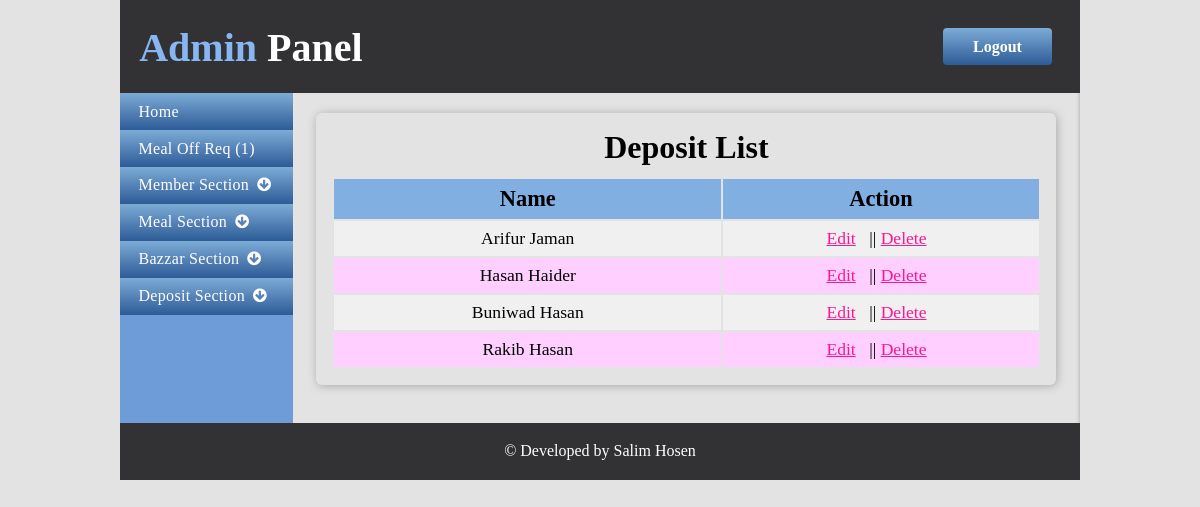
The app's page /admin/memberList.php (signed in) with its own data.
### tables this page shows
CREATE TABLE `tbl_members` (
  `memId` int(11) NOT NULL,
  `memName` varchar(255) DEFAULT NULL
);

### admin/classes/Member.php (called while the page is built, shortened)
<?php
	class Member{
		private $db;
		public function __construct(){
			$this->db = new Database();
		}
		public function getMemberList(){
			$query = "select * from tbl_members";
			$res = $this->db->select($query);
			if($res){
				return $res;
			}else{
				return false;
			}
		}
	}
?>

### admin/lib/Database.php (called while the page is built, shortened)
<?php
	class Database{
		private $db_user = DB_USER;
		private $db_name = DB_NAME;
		private $db_pass = DB_PASS;
		private $db_host = DB_HOST;
		public $link;
		public function dbCon(){
			$this->link = new mysqli($this->db_host,$this->db_user,$this->db_pass,$this->db_name);
		}
		public function select($query){
			$res = $this->link->query($query)or die("Connection Fail".$this->link->error.__LINE__);
			if(mysqli_num_rows($res)>0){
				return $res;
			}else{
				return false;
			}
		}
	}
?>

### admin/memberList.php (the view, shortened to what this page needs)
<?php include "inc/header.php";?>
				<section>
					<?php include "inc/sidebar.php";?>
					<article>
						<div class="bazzar_tbl admin_meal">
						<h2>Deposit List</h2>
						<form>
							<table>
								<tbody>
									<tr>
										<td>Name</td>
										<td>Action</td>
									</tr>
									<?php
										$res = $mem->getMemberList();
										if($res){
											while($value = $res->fetch_assoc()){
									?>
									<tr>
										<td><?php echo $value['memName'];?></td>
										<td>
											<a href="editMember.php?memEditId=<?php echo $value['memId'];?>">Edit</a> ||
											<a onclick="return confirm('Are you sure you want to Delete?');" href="?memDelId=<?php echo $value['memId'];?>">Delete</a>
										</td>
									</tr>
									<?php
										}
									}
									?>
								</tbody>
							</table>
							</form>
						</div>
					</article>
				</section>
				<?php include "inc/footer.php";?>

### css/style.css (style rules this page uses)
* { margin: 0; padding: 0; }
body,html { margin: 0; padding: 0; width: 100%; min-height: 100%; font-size: 1em; }
header, section, article, footer { display: block; overflow: hidden; }
article h2 { text-align: center; padding-bottom: 1.5%; font-size: 2em; }
.login_form,.meal_tab,.bazzar_tbl,.off { width: 50%; margin: 20px auto; padding: 2%; box-shadow: 1px 1px 10px #A8A8A8; border-radius: 6px; overflow: hidden; }
table { width: 100%; }
.meal_tab tr:nth-child(2n+1),.bazzar_tbl tr:nth-child(2n+1) { background: #FFD0FF; }
.meal_tab tr:nth-child(2n),.bazzar_tbl tr:nth-child(2n) { background: #F0F0F0; }
.bazzar_tbl { width: 90%; }
.bazzar_tbl tr:first-child td { font-size: 1.4em; font-weight: bold; }
.bazzar_tbl td { padding: 1%; font-size: 1.1em; text-align: center; }
.bazzar_tbl a { color: #FF1493; margin-right: 3%; }

### admin/css/adcss.css (style rules this page uses)
body { background: #e3e3e3; }
section { width: 100%; }
article { width: 82%; float: left; }
.admin_meal tr:first-child { background: #81AFE1; }

### records on screen
tbl_members: memName "Arifur Jaman"
tbl_members: memName "Hasan Haider"
tbl_members: memName "Buniwad Hasan"
tbl_members: memName "Rakib Hasan"
